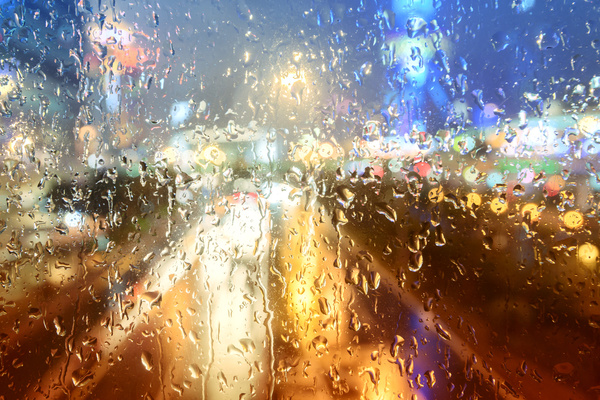
#> input picture assignment3/rain.jpg, 600 x 400 px
$ python example.py rain.jpg
#> lines starting #> are read from the running program, lines starting #| are printed output that depends on the picture
#!/usr/bin/env python3
import sys
import cv2
import numpy as np

def ex(list):
    print("hello world")
    print(list)
    print(1)

ex(str(sys.argv))

sepia_matrix = [[0.393, 0.769, 0.189],
                [0.349, 0.686, 0.168],
                [0.272, 0.534, 0.131]]

sepia = np.array(sepia_matrix)

print(sepia[0,:])

def array(*values):
    for i in values:
        print(i)

list = [1, 2, 3]

filename = "rain.jpg"
image = cv2.imread(filename)
#> image is the input picture: shape (400, 600, 3); mean B, G, R 116.5, 131.8, 150.5
gray = image.astype('float64')
rgb = np.array([0.21,0.72,0.07])
product = gray[:,:,0].dot(rgb[0])
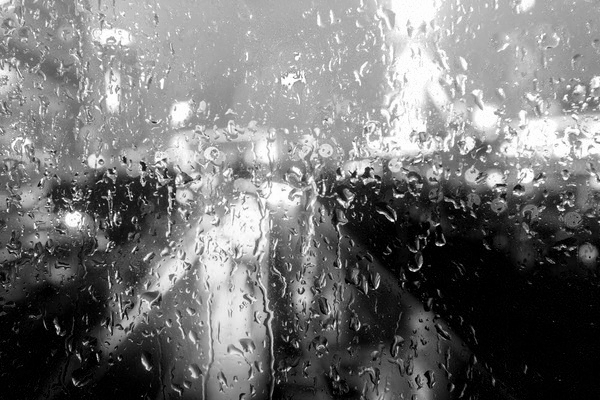
#> product: shape (400, 600) float64; min 0, max 53.55, mean 24.5; drawn with min black and max white
cv2.imwrite('example.jpeg', product)
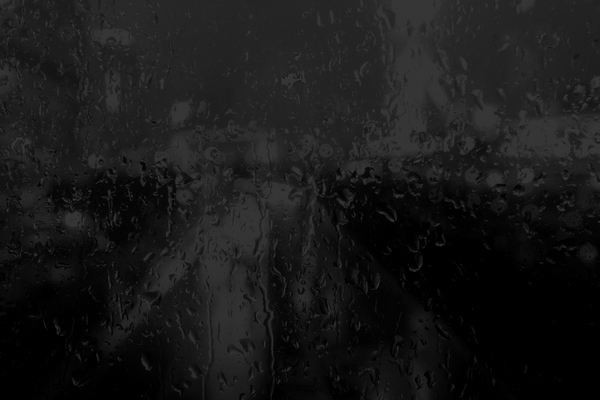
#> saved as example.jpeg: shape (400, 600); min 0, max 54, mean 24.5
print(product)
#> (printed output is left out)
print(image[0,0,0])
#| 251

tuple = (4, 2)
list = [1, 2, 3, 4, 5, 6, 6, 6]
print("h")
print((tuple[0] * tuple[1]) == len(list))
for i in range(tuple[0]):
    print(i)

print(len(list))
for i in range(len(list)):
    print(i)
print("false")
print(False + False +9 + True)
